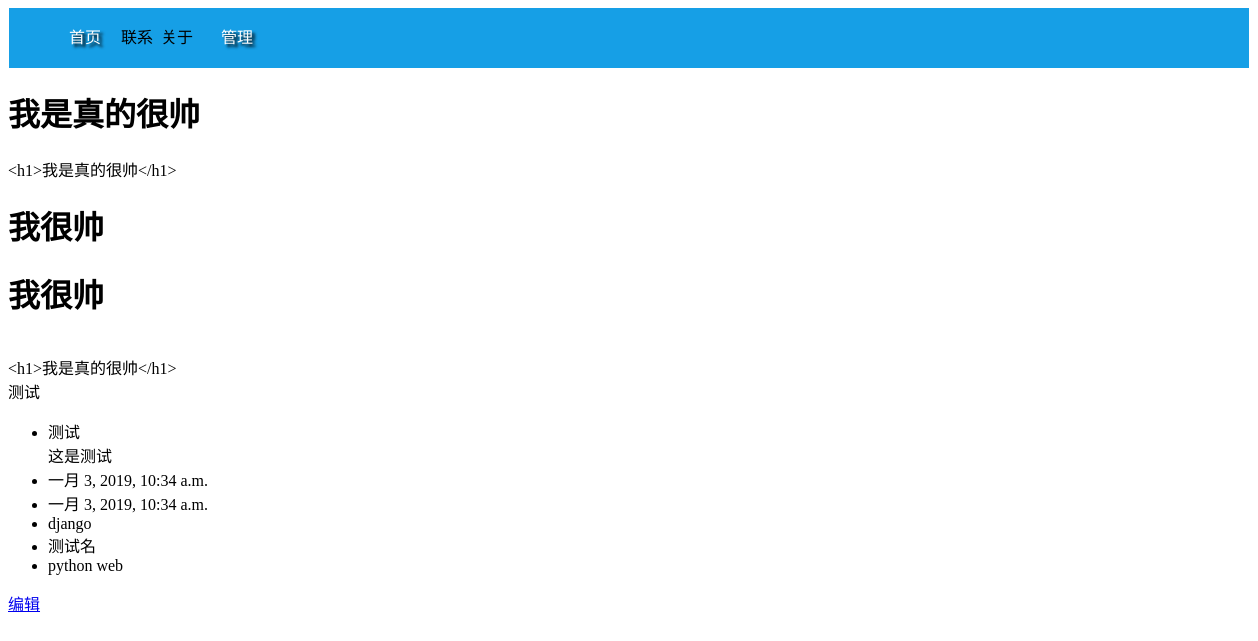
Screenshot of /detail/3/ with the database file from the repository.
### personal_blog/models.py (models this page shows, shortened)
class Post(models.Model):
    title = models.CharField(max_length=50)
    content = models.TextField()
    create_time = models.DateTimeField()
    modified_time = models.DateTimeField()
    category = models.ForeignKey(Category, null=True, blank=True, on_delete=models.SET_NULL)
    tag = models.ManyToManyField(Tag, blank=True)  # 标签，多对多关系使用ManyToManyField
    is_delete = models.BooleanField(default=False)  # 逻辑删除字段
    author = models.ForeignKey(User, on_delete=models.CASCADE)
    image = models.ImageField(upload_to='blog/')
    def __str__(self):     # __unicode__ on Python 2
        return self.title
    def title_name(self):
        return self.title
    title_name.short_description = '标题'
    class Meta:
        verbose_name_plural = '文章'   # 修改表名
        ordering = ['-create_time']    # 以创建时间倒序显示结果

class Category(models.Model):
    category_name = models.CharField(max_length=20)
    def __str__(self):  # __unicode__ on Python 2
        return self.category_name
    class Meta:
        verbose_name_plural = '分类'

class Tag(models.Model):
    tag_name = models.CharField(max_length=20)
    def __str__(self):     # __unicode__ on Python 2
        return self.tag_name
    class Meta:
        verbose_name_plural = '标签'

### personal_blog/views.py (the view)
# urls.py: url(r'^detail/(\d+)/', views.detail, name='detail'),
def detail(request, id):
    html = '<h1>我很帅</h1>'
    h2 = '<h1>我是真的很帅</h1>'
    post = Post.objects.get(id=id)
    return render(request, 'personal_blog/detail.html', context={'post': post, 'html': html, 'h2': h2})

### templates/personal_blog/detail.html (shortened to what this page needs)
{% extends 'personal_blog/base.html' %}
{% block body %}
         {{ h2 | safe}}
    {{ h2 }}
    {{ html|safe }}
    {% autoescape off %}
        {{ html }}<br>
        {{ h2|escape }}
    {% endautoescape %}
    <br>
{{ post }}
<ul>
    <li>{{ post.title }}</li>
    <span>{{ post.content }}</span>
    <li>{{ post.create_time }}</li>
    <li>{{ post.modified_time }}</li>
    <li>{{ post.category }}</li>
    <li>{{ post.author }}</li>
    <li>
           {% for tag in post.tag.all %}
             <span>{{ tag }}</span>
    {% endfor %}
    </li>
</ul>
    <a href="{% url 'edit' post.id %}">编辑</a>
{% endblock body %}

### templates/personal_blog/base.html (shortened to what this page needs)
<!DOCTYPE html>
<html lang="en">
<head>
    <link href="/static/css/index.css" rel="stylesheet" type="text/css">
</head>
<body>
<ul id="navList">
    <li><a href="/index/1/">首页</a></li>
    <li><a href="#"></a>联系</li>
    <li><a href="#"></a>关于</li>
    <li><a href="/admin/">管理</a></li>
</ul>
    {% block body %}
    {% endblock body %}
</body>
</html>

### static/css/index.css (style rules this page uses)
#navList { width: 1200px; margin: 0 auto; height: 60px; background-color: #169fe6; }
#navList li { float: left; height: 60px; line-height: 60px; list-style-type: none; }
#navList a { padding: 0 20px; font-size: 16px; display: block; cursor: pointer; text-decoration: none; color: #fff; text-shadow: 3px 3px 3px #000; }

### rows the page displays
Post: title "测试", content "这是测试", create_time "一月 3, 2019, 10:34 a.m.", modified_time "一月 3, 2019, 10:34 a.m.", category "django", author "测试名"
Tag: tag_name "python"
Tag: tag_name "web"

### other values shown
{{ h2 | safe }} "我是真的很帅"
{{ h2 }} "<h1>我是真的很帅</h1>"
{{ html|safe }} "我很帅"
{{ html }} "我很帅"
{{ h2|escape }} "<h1>我是真的很帅</h1>"
